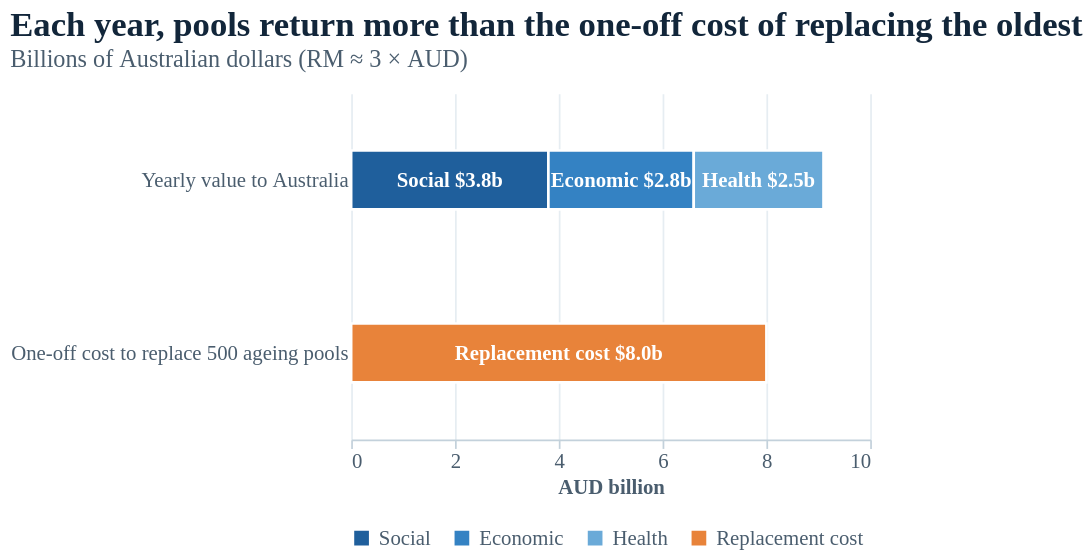

The specification (Vega-Lite) saved for this image:
### Vega-Lite specification from a JSON file in a GitHub repository (floating-point values rounded to 4 significant figures)
{"$schema": "https://vega.github.io/schema/vega-lite/v5.json", "description": "Chart 11. Bar chart: yearly economic, health and social value of Australia's aquatic facilities, compared with the one-off cost of replacing 500 ageing pools.", "title": {"text": "Each year, pools return more than the one-off cost of replacing the oldest", "subtitle": "Billions of Australian dollars (RM ≈ 3 × AUD)"}, "width": "container", "height": 200, "data": {"values": [{"item": "Yearly value to Australia", "part": "Social", "aud_b": 3.8, "order": 1}, {"item": "Yearly value to Australia", "part": "Economic", "aud_b": 2.8, "order": 2}, {"item": "Yearly value to Australia", "part": "Health", "aud_b": 2.5, "order": 3}, {"item": "One-off cost to replace 500 ageing pools", "part": "Replacement cost", "aud_b": 8.0, "order": 4}]}, "encoding": {"y": {"field": "item", "type": "nominal", "title": null, "sort": ["Yearly value to Australia", "One-off cost to replace 500 ageing pools"], "axis": {"labelLimit": 300, "domain": false, "ticks": false, "labelFontSize": 12}}, "x": {"field": "aud_b", "type": "quantitative", "aggregate": "sum", "stack": "zero", "title": "AUD billion", "axis": {"grid": true, "tickCount": 5}}}, "layer": [{"mark": {"type": "bar", "height": 34, "stroke": "white", "strokeWidth": 1.5}, "encoding": {"color": {"field": "part", "type": "nominal", "title": null, "scale": {"domain": ["Social", "Economic", "Health", "Replacement cost"], "range": ["#1f5f9c", "#3482c3", "#6aaad8", "#e8833a"]}, "legend": {"orient": "bottom", "columns": 4}}, "order": {"field": "order"}, "tooltip": [{"field": "item", "title": "Item"}, {"field": "part", "title": "Part"}, {"field": "aud_b", "type": "quantitative", "format": ".1f", "title": "AUD billion"}]}}, {"mark": {"type": "text", "color": "white", "fontWeight": 600, "fontSize": 12}, "transform": [{"calculate": "datum.part + ' $' + format(datum.aud_b, '.1f') + 'b'", "as": "lab"}], "encoding": {"x": {"field": "aud_b", "type": "quantitative", "aggregate": "sum", "stack": "zero", "bandPosition": 0.5}, "detail": {"field": "part"}, "order": {"field": "order"}, "text": {"field": "lab"}}}], "config": {"view": {"stroke": null}, "font": "Public Sans", "title": {"font": "Fraunces", "fontSize": 20, "fontWeight": 800, "color": "#12263a", "subtitleFontSize": 14, "subtitleColor": "#4a5d6e", "anchor": "start", "offset": 12}, "axis": {"labelFontSize": 12, "titleFontSize": 12, "labelColor": "#4a5d6e", "titleColor": "#4a5d6e", "domainColor": "#c3d1db", "tickColor": "#c3d1db", "gridColor": "#e6edf2", "labelLimit": 300}, "legend": {"labelFontSize": 12, "titleFontSize": 12, "titleColor": "#4a5d6e", "labelColor": "#4a5d6e", "labelLimit": 400}, "header": {"labelFontSize": 13, "labelFont": "Public Sans", "labelFontWeight": 600, "labelColor": "#12263a", "titleFontSize": 0}}}
